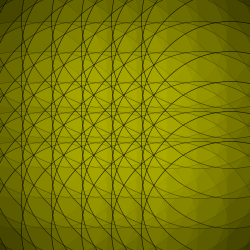
Frame 1 (no input)
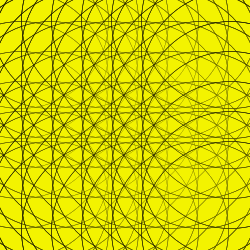
Frame 60 (the mouse pressed at the canvas centre just before this capture)
Frame 120 (the mouse held since frame 60 and released just before this capture): identical to frame 60, image omitted

The Processing sketch that drew these frames (run headless with seeded random() and noise(); from frame 60 on, the mouse is pressed at the canvas centre):

// Processing sketch: processing_18359
// ── processing_18359.pde

void setup() {
  background(0);
  size(250,250);
  smooth();
}

void draw() {
  for(
int x=20; x<250; x+=30)
      for(
int y=20; y<250; y+=30)
    {
      float rad = dist (width/2,height/2,mouseX,mouseY);
      float r = dist (0,height,mouseX,mouseY);
      float g = dist (width,height,mouseX,mouseY);
      float b = dist (0,0,mouseX,mouseY);
      fill(r,g,b,10);
      strokeWeight(0.5);
      ellipse(x,y,rad,rad);    
      if (mousePressed) {
        stroke(255);
      }  
      else if (!mousePressed) {
        stroke(0);
      }
    }
}
